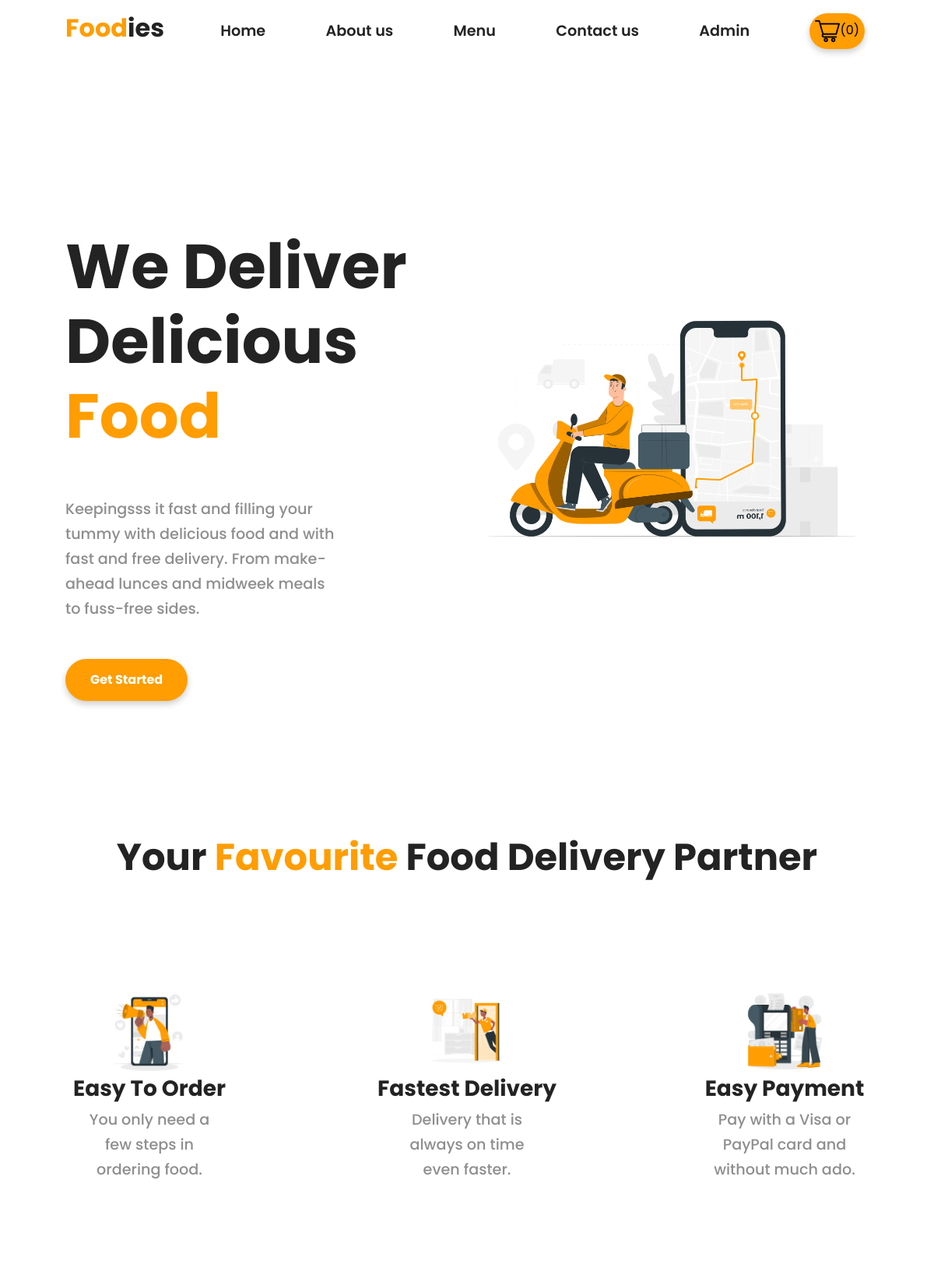
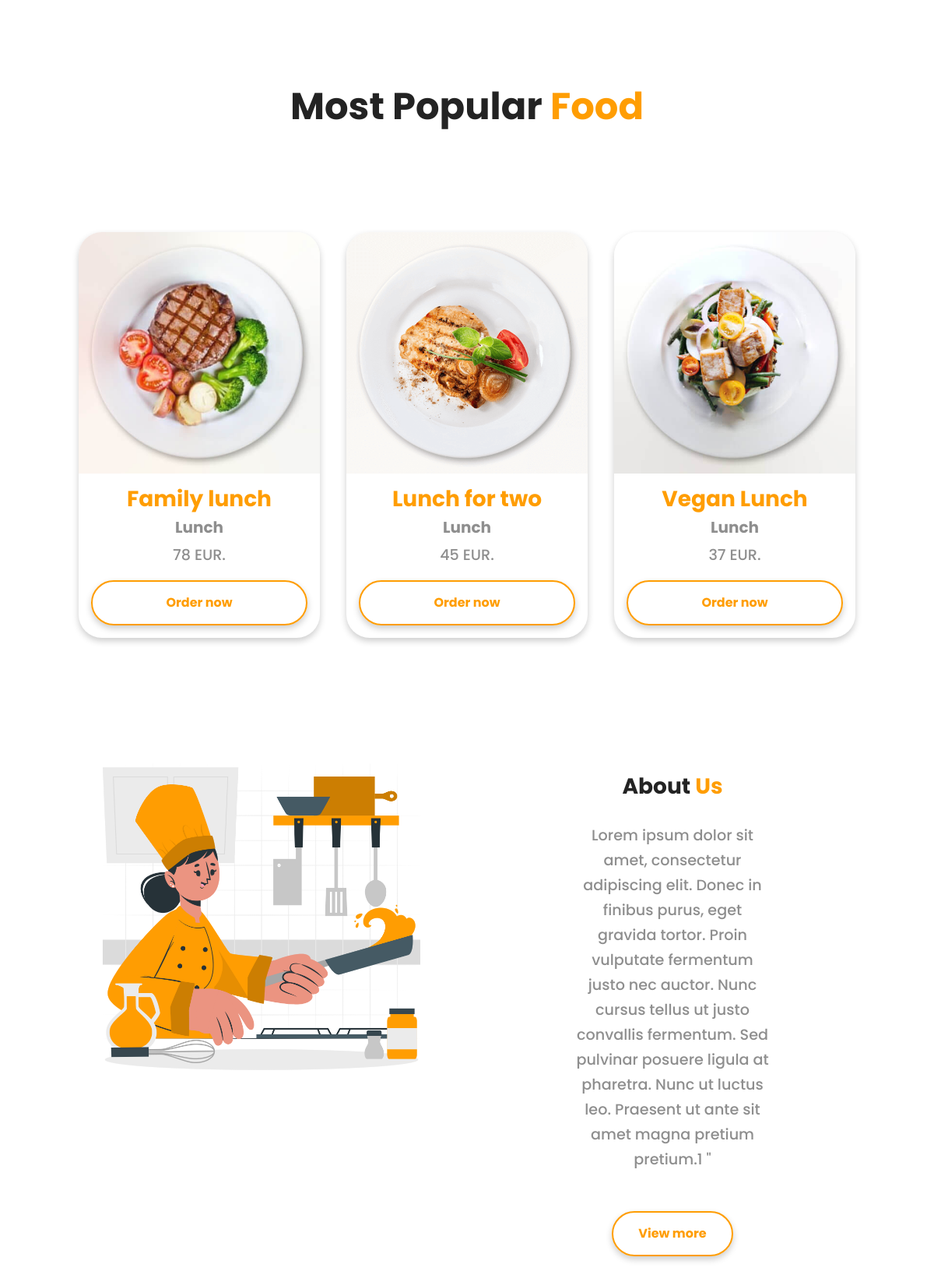
The page / (upper part) on the database its author committed (2 pictures, top to bottom).
### tables this page shows
CREATE TABLE `products` (
  `id` int(8) UNSIGNED NOT NULL,
  `category` varchar(255) NOT NULL,
  `name` varchar(255) NOT NULL,
  `price` int(10) UNSIGNED NOT NULL,
  `photo` varchar(255) NOT NULL,
  `availability` tinyint(4) NOT NULL
);

### index.php (the view, shortened to what this page needs)
<?php
$connect = new mysqli(HOST, USER, PASS, DATABASE);
$sql = "SELECT id, category, name, price, photo, availability FROM products ORDER BY price desc limit 3";
if ($result = $connect->query($sql)) {
    while ($row = $result->fetch_assoc()) {
        $products[] = $row;
    }
}
include "header.php";
?>
<section  id="title">
    <div class="container-fluid">
        <div class="row title-row">
            <div class="col-lg-6 col-md-12">
                <h1 class="big-headings title-heading">
                    We Deliver Delicious <span class="span-title"> Food </span>
                </h1>
                <p>
                    Keepingsss it fast and filling your tummy with delicious food and with fast and free delivery.
                    From make-ahead lunces and midweek meals to fuss-free sides.
                </p>
                <button id="started-btn" class="btn-yellow">Get Started</button>
            </div>
            <div class="col-lg-6 col-md-12 ">
                <img class="title-image" src="images/order.png" alt="food-plate">
            </div>
        </div>
    </div>
</section>
<section  id="features-section">
    <div class="container-fluid">
        <h2>
            Your<span class="span-title"> Favourite </span>Food Delivery Partner
        </h2>
    </div>
    <div class="row">
        <div class="col-lg-4 feature-box ">
            <img  class="feature-img" src="images/easy-order.png" alt="">
            <h3>Easy To Order</h3>
            <p>You only need a few steps in ordering food.</p>
        </div>
        <div class="col-lg-4 feature-box">
            <img class="feature-img" src="images/fast-delivery.png" alt="">
            <h3>Fastest Delivery</h3>
            <p>Delivery that is always on time even faster.</p>
        </div>
        <div class="col-lg-4 feature-box">
            <img class="feature-img" src="images/payment.png" alt="">
            <h3>Easy Payment</h3>
            <p>Pay with a Visa or PayPal card and without much ado.</p>
        </div>
    </div>
</section>
<section id="popular-food">
 <div class="container-fluid">
        <h2>
            Most Popular<span class="span-title"> Food </span>
        </h2>
        <div class="popular-food__container">
        <?php
        foreach ($products as $key => $value) {
            echo '<div class="popular-food__item">
                                <img src="'.$value['photo'].'" class="product-list__picture" alt="">
                                <div class="popular-food__text">
                                     <div class="product-text"><h3>'.$value['name'].'</h3></div>
                                    <div class="product-text"> <h5>'.$value['category'].'</h5></div>
                                    <div class="product-text"> <p>'.$value['price'].' EUR.</p> </div>
                                    <a href="menu.php"  class="btn-yellow btn-transparent">Order now</a>
                                </div>
                            </div>';
        }
        ?>
</section>
<section id="about-us">
    <div class="container-fluid">
        <div class="row">
            <div class="col-lg-6">
                <img class="about-img" src="images/Chef-cuate.png" alt="food-delivery">
            </div>
            <div class="col-lg-6  ">
                <h3>About<span class="span-title"> Us </span></h3>
                <p>Lorem ipsum dolor sit amet, consectetur adipiscing elit. Donec in finibus purus, eget gravida tortor. Proin vulputate fermentum justo nec auctor. Nunc cursus tellus ut justo convallis fermentum. Sed pulvinar posuere ligula at pharetra. Nunc ut luctus leo. Praesent ut ante sit amet magna pretium pretium.1 "</p>
                <button id="view-btn"class="btn-yellow btn-transparent">View more</button>
            </div>
        </div>
    </div>
</section>
</body>
</html>

### css/styles.css (style rules this page uses)
* { margin: 0; padding: 0; box-sizing: border-box; }
html { scroll-behavior: smooth; }
body { font-family: Poppins; overflow-x: hidden; }
h1, h2, h3, h4, h5, h6, a { font-weight: 700; color: #232323; }
p { color: #8E8E8E; font-size: 1.2rem; font-weight: 500; line-height: 2rem; width: 50%; margin: auto; text-align: center; }
.container-fluid { padding: 3% 7%; }
.btn-yellow { background-color: #FF9D02; padding: 15px 32px; text-align: center; text-decoration: none; box-shadow: 0 4px 8px 0 rgba(0, 0, 0, 0.2); display: inline-block; font-size: 16px; border-style: none; border-radius: 30px; color: white; font-weight: 700; }
.btn-transparent { color: #FF9D02; background-color: transparent; border: 2px solid #FF9D02; }
.big-headings { font-size: 5rem; }
#title { margin-top: 200px; }
#title p { margin: 50px 0; text-align: left; width: 70%; }
.title-row { text-align: left; }
.title-image { width: 100%; transform: scaleX(-1); }
#features-section { text-align: center; overflow: hidden; }
#features-section .feature-box { min-width: 400px; }
#features-section .feature-box .feature-img { width: 30%; }
#features-section h2 { font-size: 3rem; width: 50%; margin: 100px auto; text-align: center; }
#popular-food { text-align: center; }
#popular-food h2 { margin: 200px 0 100px 0; font-size: 3rem; }
#popular-food .popular-food__container { display: block; flex-wrap: wrap; justify-content: space-around; width: 100%; }
#popular-food .popular-food__item { min-width: 100px; width: 50%; margin: 2rem auto; background-color: white; transition: 0.3s; box-shadow: 0 4px 8px 0 rgba(0, 0, 0, 0.2); border-radius: 30px; }
#popular-food .popular-food__item .popular-food__text { border: 0 0 30px 30px; width: 100%; padding: 1rem; }
#popular-food .popular-food__item .popular-food__text h3 { color: #FF9D02 !important; }
#popular-food .popular-food__item .popular-food__text h5 { color: #8E8E8E !important; }
#popular-food .popular-food__item .popular-food__text p { margin-bottom: 1rem; }
#popular-food .popular-food__item .popular-food__text a { width: 100%; }
#popular-food .popular-food__item img { border-radius: 30px 30px 0 0; width: 100%; }
#about-us { text-align: center; }
#about-us .about-img { width: 100%; }
#about-us h3 { margin: 70px 0 30px 0; }
#about-us p { margin-bottom: 50px; }
.span-title { color: #FF9D02; background-color: transparent; }
@media only screen and (min-width: 600px) { #title h1 { font-size: 3rem; } }
@media only screen and (min-width: 600px) { #title p { text-align: center; margin: auto; } }
@media only screen and (min-width: 600px) { #features-section h2 { width: 100%; } }
@media only screen and (min-width: 768px) { #title p { text-align: left; } }
@media only screen and (min-width: 992px) { body #title h1 { font-size: 5rem; } }
@media only screen and (min-width: 992px) { body #title p { margin: 0; text-align: left; padding: 3rem 0; } }
@media only screen and (min-width: 992px) { #popular-food .popular-food__container { width: 100%; display: flex; } }
@media only screen and (min-width: 992px) { #popular-food .popular-food__container .popular-food__item { width: 30%; margin: 2rem auto; } }

### rows shown on the page
products: photo (picture), name "Family lunch", category "Lunch", price "78"
products: photo (picture), name "Lunch for two", category "Lunch", price "45"
products: photo (picture), name "Vegan Lunch", category "Lunch", price "37"
